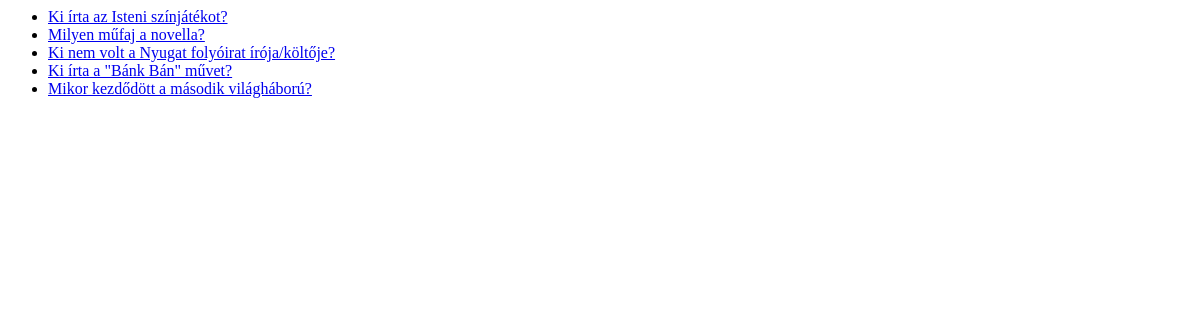
The app's page /quizapp/, older data.
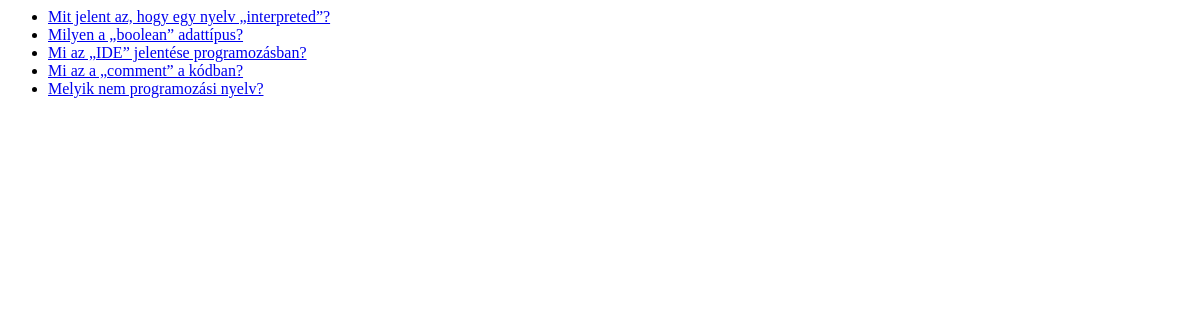
The same page, newer data.
### quizapp/models.py (models this page shows, shortened)
class Question(models.Model):
    question_text = models.CharField(max_length=200)
    pub_date = models.DateTimeField("date published")
    multiple_answer = models.BooleanField(default=False)
    category = models.CharField(
        max_length=40,
        choices=(
            ("math", "Mathematics"),
            ("history", "History"),
            ("literature", "Literature"),
            ("art", "Arts and Crafts"),
            ("geography", "Geography"),
            ("human", "Humans and Life"),
            ("animal", "Animals"),
            ("plant", "Plants"),
            ("it", "Informatics"),
            ("programming", "Programming")
        )
    )

### quizapp/views.py (the view)
# urls.py: 2. Add a URL to urlpatterns:  path('', views.home, name='home')
def home(request):
    latest_question_list = Question.objects.order_by("-pub_date")[:5]
    context = {"latest_question_list": latest_question_list}
    return render(request, "quizapp/home.html", context)

### quizapp/templates/quizapp/home.html
{% if latest_question_list %}
<ul>
    {% for question in latest_question_list %}
    <li><a href="{% url 'quizapp:solve' question.id %}">{{ question.question_text }}</a></li>
    {% endfor %}
</ul>
{% else %}
<p>No polls are available.</p>
{% endif %}

Row changes from the older to the newer data that the page shows:
no longer on this page (row unchanged): Question: question_text "Ki írta az Isteni színjátékot?"
no longer on this page (row unchanged): Question: question_text "Milyen műfaj a novella?"
no longer on this page (row unchanged): Question: question_text "Ki nem volt a Nyugat folyóirat írója/költője?"
no longer on this page (row unchanged): Question: question_text "Ki írta a \"Bánk Bán\" művet?"
no longer on this page (row unchanged): Question: question_text "Mikor kezdődött a második világháború?"
added Question: question_text "Mit jelent az, hogy egy nyelv „interpreted”?"
added Question: question_text "Milyen a „boolean” adattípus?"
added Question: question_text "Mi az „IDE” jelentése programozásban?"
added Question: question_text "Mi az a „comment” a kódban?"
added Question: question_text "Melyik nem programozási nyelv?"
